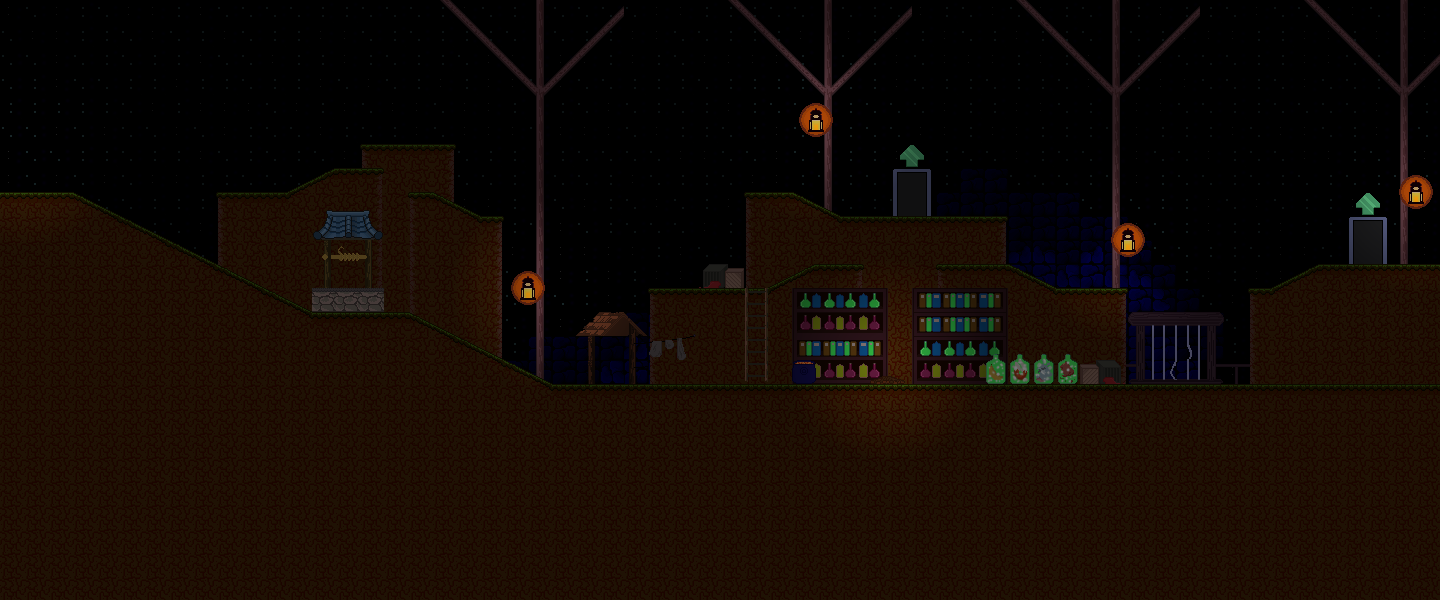

Rendered tile map (Tiled .tmx) drawn with the repository's tilesets; below, a short description and the map source with its tile grids summarised:
An orthogonal 60x25 tile map with 24x24 px tiles, 9 tile layers (bg, rocks, Tile Layer 10, pillar, ...), 1 hidden layer not drawn, 2 tilesets and 5 objects (2x door, 2x npc, climbable).

<map version="1.0" orientation="orthogonal" width="60" height="25" tilewidth="24" tileheight="24" backgroundcolor="#000000">
 <properties>
  <property name="offset" value="11" />
  <property name="soundtrack" value="abeds-castle" />
 </properties>
 <tileset firstgid="1" name="village-forest-mountains" tilewidth="24" tileheight="24">
  <image source="../images/tilesets/village-forest-mountains.png" width="624" height="1776" />
 </tileset>
 <tileset firstgid="1925" name="collisions" tilewidth="24" tileheight="24">
  <image source="../images/tilesets/collisions.png" width="632" height="512" />
 </tileset>
 <layer name="bg" width="60" height="25">
  <data>[1500 cells, 1500 non-empty, 3 distinct tile ids]</data>
 </layer>
 <layer name="rocks" width="60" height="25">
  <data>[1500 cells, 72 non-empty, 1 distinct tile ids]</data>
 </layer>
 <layer name="Tile Layer 10" width="60" height="25">
  <data>[1500 cells, 27 non-empty, 3 distinct tile ids]</data>
 </layer>
 <layer name="pillar" width="60" height="25">
  <data>[1500 cells, 112 non-empty, 4 distinct tile ids]</data>
 </layer>
 <layer name="filler" width="60" height="25">
  <data>[1500 cells, 60 non-empty, 16 distinct tile ids]</data>
 </layer>
 <layer name="floor" width="60" height="25">
  <data>[1500 cells, 865 non-empty, 9 distinct tile ids]</data>
 </layer>
 <layer name="features" width="60" height="25">
  <data>[1500 cells, 64 non-empty, 20 distinct tile ids]</data>
 </layer>
 <layer name="Tile Layer 9" width="60" height="25">
  <data>[1500 cells, 39 non-empty, 36 distinct tile ids]</data>
 </layer>
 <layer name="dark" width="60" height="25">
  <properties>
   <property name="foreground" value="true" />
  </properties>
  <data>[1500 cells, 1500 non-empty, 100 distinct tile ids]</data>
 </layer>
 <layer name="collision" width="60" height="25" visible="0">
  <data>[1500 cells, 120 non-empty, 8 distinct tile ids]</data>
 </layer>
 <objectgroup color="#ffffff" name="nodes" width="60" height="25">
  <object type="climbable" x="748" y="288" width="15" height="92" />
  <object name="main" type="door" x="1344" y="216" width="48" height="48">
   <properties>
    <property name="level" value="village-forest-mines" />
    <property name="to" value="room" />
   </properties>
  </object>
  <object name="next" type="door" x="888" y="168" width="48" height="48">
   <properties>
    <property name="level" value="village-forest-mines-storage-room" />
    <property name="to" value="main" />
   </properties>
  </object>
  <object name="laserlotus1" type="npc" x="864" y="336" width="24" height="48" />
  <object name="laserlotus2" type="npc" x="960" y="168" width="24" height="48" />
 </objectgroup>
</map>
